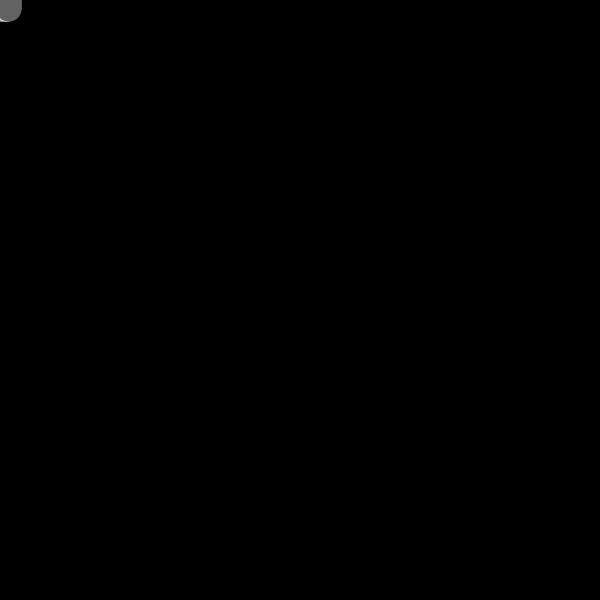
Frame 1 (no input)
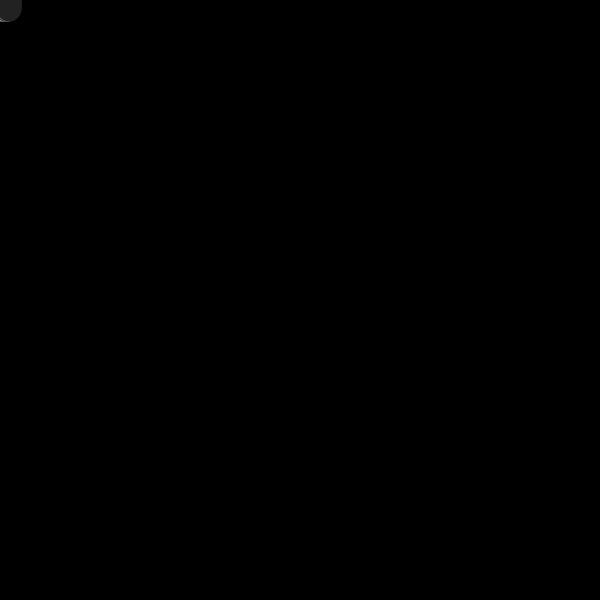
Frame 60 (the mouse pressed at the canvas centre just before this capture)
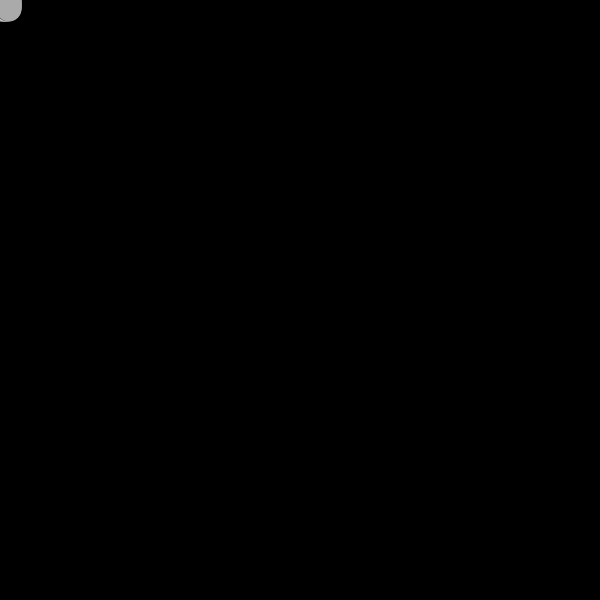
Frame 120 (the mouse held since frame 60 and released just before this capture)

The Processing sketch that drew these frames (run headless with seeded random() and noise(); from frame 60 on, the mouse is pressed at the canvas centre):

// Processing sketch: w14_08
// ── w14_08.pde
// this program draws a line of ellipses to the
// screen that change their color over time.
// replace the 1 dimensional array with a 
// 2 dimensional array and draw it to the screen
// as shown in the example gif. Everything already 
// works, all you have to do is add a dimension.

int cols = 10;
int rows = 10;

float[] x = new float[cols];
//float[] y = new float[cols];
float[] col = new float[cols];
float[] rate = new float[cols];

float[][] grid = new float[cols][rows];

void setup() {
  size(600, 600);
  for (int i = 0; i < cols; i++) {
    for (int j = 0;j < rows; j++) {
      x[i] = map(i, 0, cols - 1, 100, 500);
    //  y[i] = height/2;
      col[i] = random(255);
      rate[i] = random(-1, 1);
      grid[i][j] = int(random(255));
    }
  }
}

void draw() {
  background(0);
  for (int i = 0; i < cols; i++) {
    for (int j = 0; j < rows; j++) {
      if (col[i] > 255 || col[i] < 0) {
        rate[i] *= -1;
      }

      col[i] += rate[i];

      noStroke();
      fill(col[i]);
      ellipse(i, j, 25, 25);
      //ellipse(grid[i][j],grid[i][j],25,25);
      
    }
  }
}
